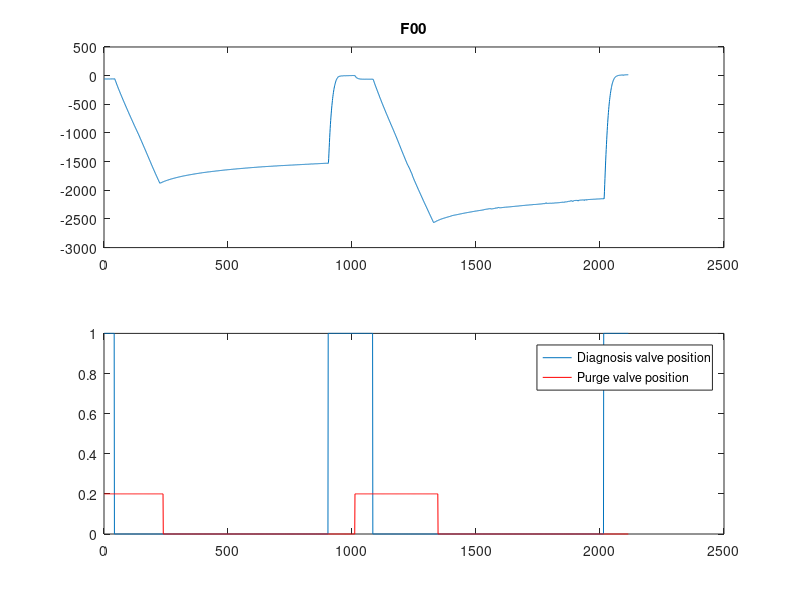
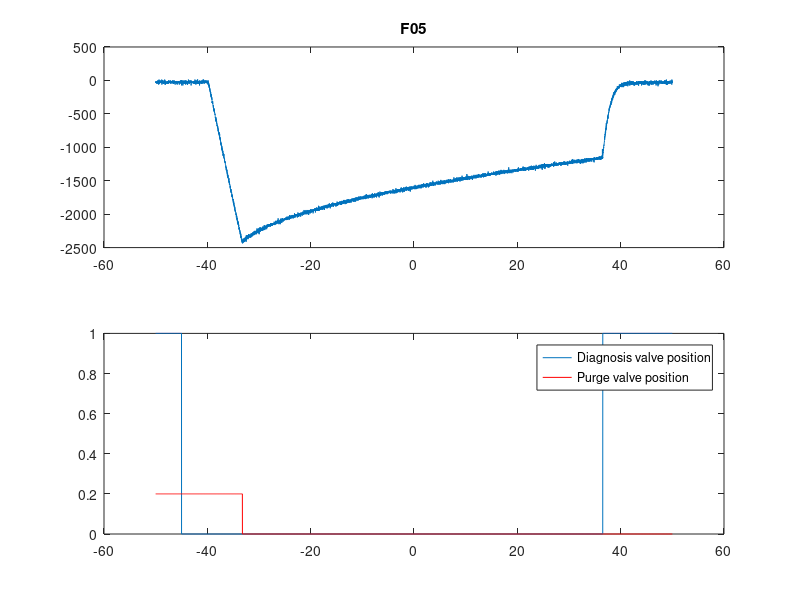
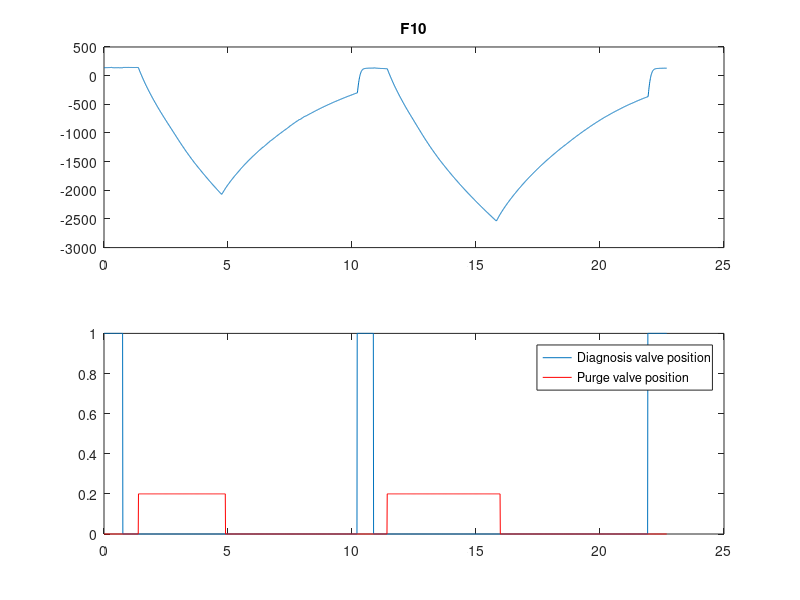
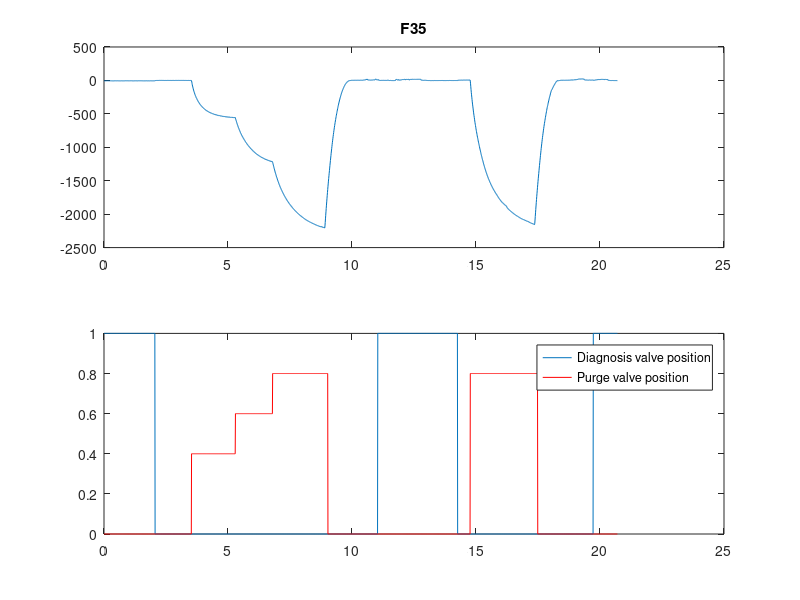

Recreate these plots in MATLAB, in order. (Note: this script raises an error after producing the figures.)
%% *** TSFS06 Laboration 2 Skeleton main file: Diagnosis of Purge System ***
clc
clear
close all

%% *** Data Loading ***
load diagnosisFile.mat

%% *** Plot data ***
d = diagnosisSequences.F00;

figure(1);
subplot(211)
plot(d.y);
title('F00')
subplot(212)
plot(d.D);
hold on;
plot(d.P,'r');
legend('Diagnosis valve position','Purge valve position');
hold off;

d = diagnosisSequences.F05;

figure(2);
subplot(211)
plot( d.time, d.y);
title('F05')
subplot(212)
plot( d.time, d.D);
hold on;
plot( d.time, d.P,'r');
legend('Diagnosis valve position','Purge valve position');
hold off;

d = diagnosisSequences.F10;

figure(3);
subplot(211)
plot( d.time, d.y);
title('F10')
subplot(212)
plot( d.time, d.D);
hold on;
plot( d.time, d.P,'r');
legend('Diagnosis valve position','Purge valve position');
hold off;

d = diagnosisSequences.F35;

figure(4);
subplot(211)
plot( d.time, d.y);
title('F35')
subplot(212)
plot( d.time, d.D);
hold on;
plot( d.time, d.P,'r');
legend('Diagnosis valve position','Purge valve position');
hold off;

d = diagnosisSequences.F50;

figure(5);
subplot(211)
plot( d.time, d.y);
title('F50')
subplot(212)
plot( d.time, d.D);
hold on;
plot( d.time, d.P,'r');
legend('Diagnosis valve position','Purge valve position');
hold off;

d = diagnosisSequences.Fxx;

figure(6);
subplot(211)
plot( d.time, d.y);
title('Fxx')
subplot(212)
plot( d.time, d.D);
hold on;
plot( d.time, d.P,'r');
legend('Diagnosis valve position','Purge valve position');
hold off;

%% *** Set index intervals for all datasets
diagnosisSequences.F00.biasIdx  = []; %(Samples [start end] for bias estimation)
diagnosisSequences.F00.diagIdx  = []; %(Samples [start end] for diagnosis sequence 1)
diagnosisSequences.F00.diagIdx2 = []; %(Samples [start end] for diagnosis sequence 2)

diagnosisSequences.F10.biasIdx  = [];
diagnosisSequences.F10.diagIdx  = [];
diagnosisSequences.F10.diagIdx2 = [];

diagnosisSequences.F35.biasIdx  = [];
diagnosisSequences.F35.diagIdx  = [];
diagnosisSequences.F35.diagIdx2 = [];

diagnosisSequences.F50.biasIdx  = [];
diagnosisSequences.F50.diagIdx  = [];
diagnosisSequences.F50.diagIdx2 = [];

diagnosisSequences.F05.biasIdx  = [];
diagnosisSequences.F05.diagIdx  = [];

diagnosisSequences.Fxx.biasIdx  = [];
diagnosisSequences.Fxx.diagIdx  = [];

%% *** Detection results ***
pfa  = 0.01; % Probability of false alarm

d = diagnosisSequences.F00;
res00a  = Leakage_test( d, d.biasIdx, d.diagIdx, pfa)  ;
res00b  = Leakage_test( d, d.biasIdx, d.diagIdx2, pfa) ;

d = diagnosisSequences.F05;
res05  = Leakage_test( d, d.biasIdx, d.diagIdx, pfa) ;

d = diagnosisSequences.F10;
res10a = Leakage_test( d, d.biasIdx, d.diagIdx, pfa) ;
res10b = Leakage_test( d, d.biasIdx, d.diagIdx2, pfa);

d = diagnosisSequences.F35;
res35a = Leakage_test( d, d.biasIdx, d.diagIdx, pfa) ;
res35b = Leakage_test( d, d.biasIdx, d.diagIdx2, pfa);

d = diagnosisSequences.F50;
res50a = Leakage_test( d, d.biasIdx, d.diagIdx, pfa) ;
res50b = Leakage_test( d, d.biasIdx, d.diagIdx2, pfa);

d = diagnosisSequences.Fxx;
resxx  = Leakage_test( d, d.biasIdx, d.diagIdx, pfa) ;

%% *** Assumptions validation

